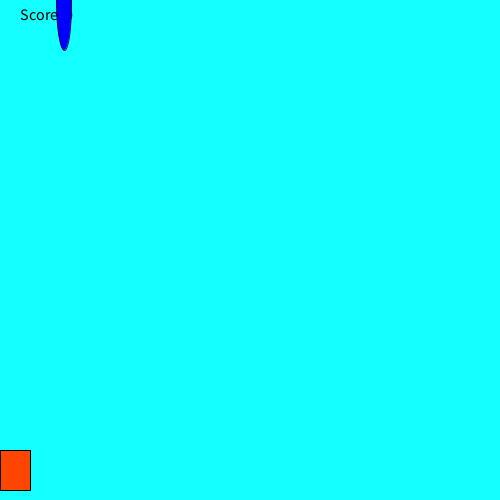
Frame 1 (no input)
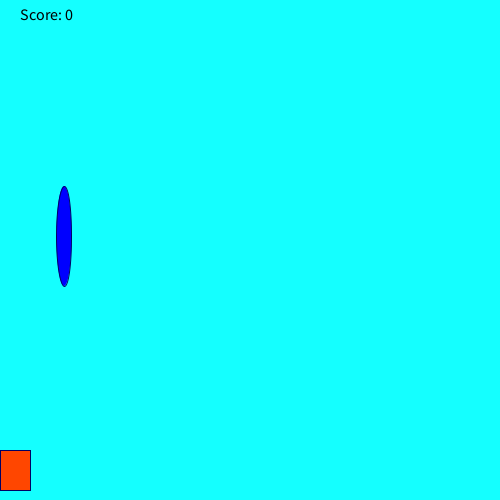
Frame 60 (the mouse pressed at the canvas centre just before this capture)
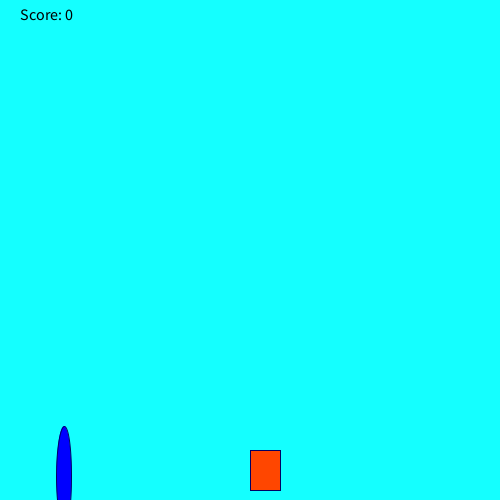
Frame 120 (the mouse held since frame 60 and released just before this capture)

The Processing sketch that drew these frames (run headless with seeded random() and noise(); from frame 60 on, the mouse is pressed at the canvas centre):

// Processing sketch: Rain_Game
// ── Rain_Game.pde
int y = 0;
      int x = (int) random(width);
      int score= 0;
void setup(){
size(500,500);
background(30,800,10000);
}
void draw(){
      background(20,800,10000);
      fill(0, 0, 0);
    textSize(16);
    text("Score: " + score, 20, 20);
 
  fill(3000,70,0);
  rect(mouseX,450,30,40);
   fill(0, 0, 500);
    stroke(0, 0, 100);
    ellipse(x, y, 15, 100);
    y+=4;
    if(y==500){
       checkCatch(x);
  
    y-=500;
     x= (int) random(width);
    }
}
  void checkCatch(int x){
         if (x > mouseX && x < mouseX+100)
            score++;
         else if (score > 0) 
            score--;
        println("Your score is now: " + score);
    }
